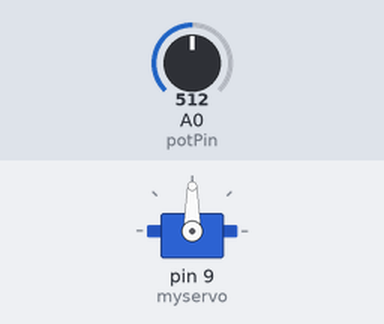
This sketch was run on a simulated Arduino Uno, built with avr-gcc and run on an emulated ATmega328P. On the bench: servo. The inputs (shaded band) are chosen by the test bench; at power-on: A0 (potPin) = 512.

Above: at 1.2 s.
1.3 s: A0 (potPin) set to 716
At 1.6 s:
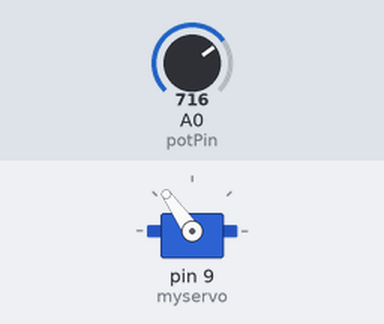
2.8 s: A0 (potPin) set to 900
At 4.0 s:
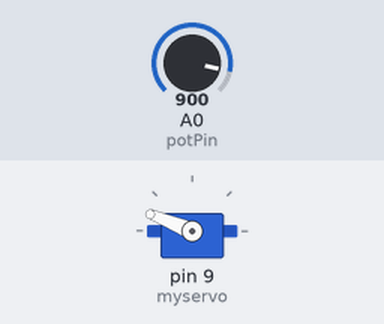
4.3 s: A0 (potPin) set to 1023
At 5.1 s:
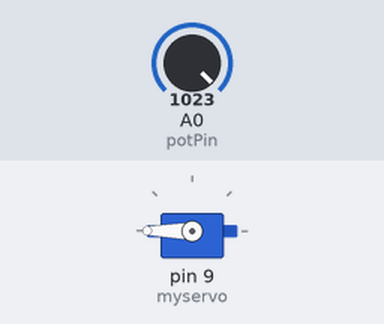
5.8 s: A0 (potPin) set to 306
At 6.3 s:
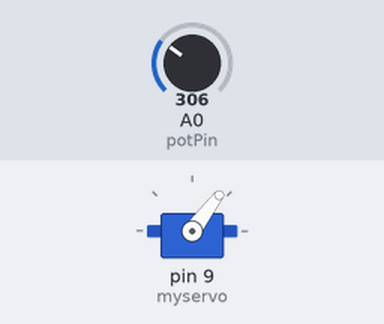
7.3 s: A0 (potPin) set to 122
At 8.6 s:
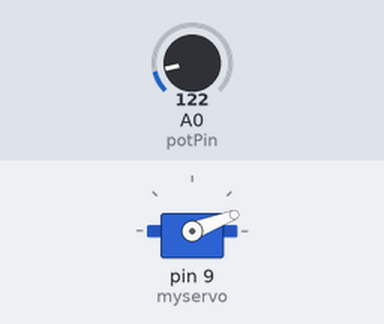
Timing chart, 0 to 9.8 s (numbered marks = the images above; inputs shaded):
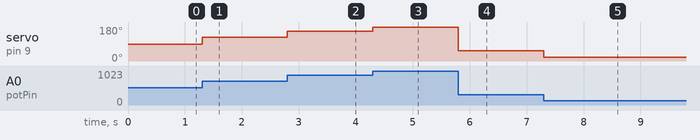

Measured:
- after the input at 1.3 s, servo on pin 9 (myservo): 90° → 125° at once
- after the input at 2.8 s, servo on pin 9 (myservo): 125° → 158° at once
- after the input at 4.3 s, servo on pin 9 (myservo): 158° → 180° at once
- after the input at 5.8 s, servo on pin 9 (myservo): 180° → 53° at once
- after the input at 7.3 s, servo on pin 9 (myservo): 53° → 21° at once

The sketch:

servo.ino
```cpp
// Code to control the servomotor via a potentiometer
#include <Servo.h>

// Pins
int potPin = A0;

// Servo object
Servo myservo;


void setup() {

  // Start Serial
  Serial.begin(115200);

  // Pins mode
  pinMode(potPin, INPUT);

  // Attach servo
  myservo.attach(9);

}

void loop() {

  // Read data from potentiometer
  float reading = analogRead(potPin);
  float servo_position = reading/1023. * 180.;

  // Change servo position
  myservo.write(servo_position);
}
```
